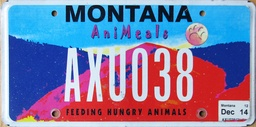
#> input picture LV7/imgs/test_5.jpg, 256 x 127 px, shrunk from 1200 x 596 before the run, found by its file name
$ python Zadatak_2_template.py
#> lines starting #> are read from the running program, lines starting #| are printed output that depends on the picture
import numpy as np
import matplotlib.pyplot as plt
import matplotlib.image as Image
from sklearn.cluster import KMeans

# ucitaj sliku
img = Image.imread("/Users/ivansvalina/Documents/Faks/LV7/imgs/test_5.jpg")
#> img is the input picture: shape (127, 256, 3); mean R, G, B 127.6, 125.5, 165.3


# prikazi originalnu sliku
plt.figure()
plt.imshow(img)
plt.axis('off')
plt.title("Originalna slika")
plt.show()

# pretvori vrijednosti elemenata slike u raspon 0 do 1
img = img.astype(np.float64) / 255

# transfromiraj sliku u 2D numpy polje (jedan red su RGB komponente elementa slike)
w,h,d = img.shape
#> w = 127; h = 256; d = 3
img_array = np.reshape(img, (w*h, d))

# rezultatna slika
img_array_aprox = img_array.copy()

print("No. of colors = {}".format(len(img_array_aprox)))
#| No. of colors = 32512

km = KMeans(n_clusters=3, init='k-means++', n_init=5, random_state=0)
km.fit(img_array_aprox)
labels = km.predict(img_array_aprox)

q_img = km.cluster_centers_[labels].reshape(w,h,-1)
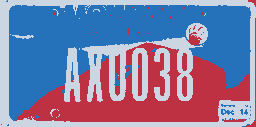
#> q_img: shape (127, 256, 3) float64; mean of channels 0, 1, 2 0.5, 0.492, 0.648; drawn as R, G, B

plt.figure()
plt.imshow(q_img)
plt.axis('off')
plt.title("Kvantizirana slika")
plt.show()

Sum_of_squared_distances = []
K = range(1,15)
for k in K:
    km = KMeans(n_clusters=k, init='k-means++', n_init=5, random_state=0)
    km = km.fit(img_array_aprox)
    Sum_of_squared_distances.append(km.inertia_)
#> after the loop, Sum_of_squared_distances = [9617.7, 4681.6, 2583.7, 1140.2, 798.6, 618.3, 529.1, 474.7, 427.2, 393.4, 366.5, 342.3, 316.6, 302]

plt.plot(K, Sum_of_squared_distances, 'bx-')
plt.xlabel('k')
plt.ylabel('Sum_of_squared_distances')
plt.title('Elbow Method For Optimal k')
plt.show()
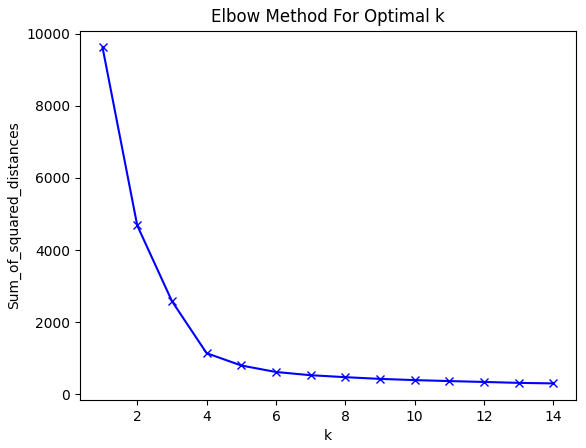
#> figure drawn by matplotlib, 1 panel; curve peaks at x = 1, y = 9617.7

#7
#> (the run stopped early here; a loop or call above may not have finished)
